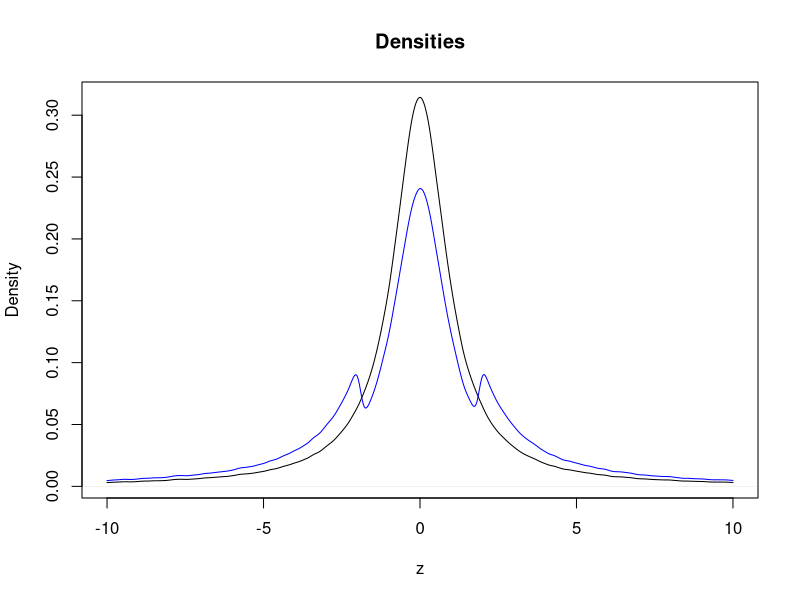
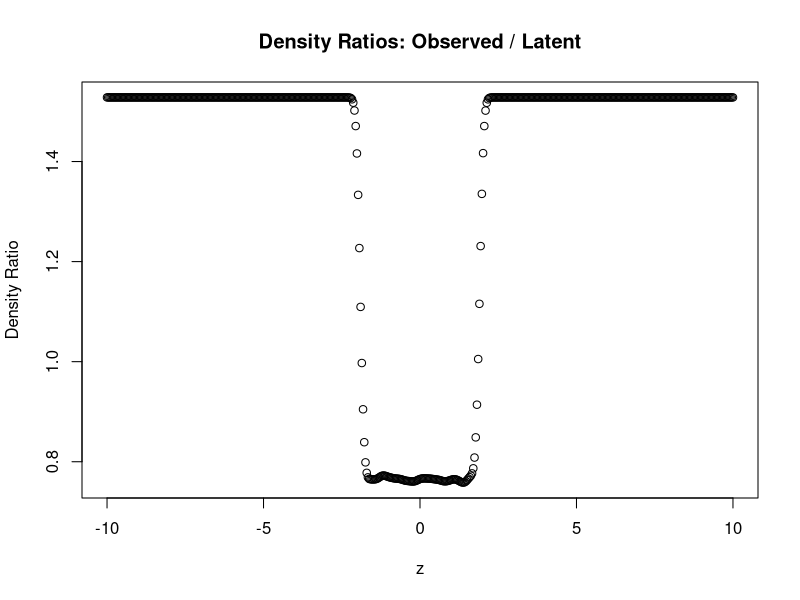
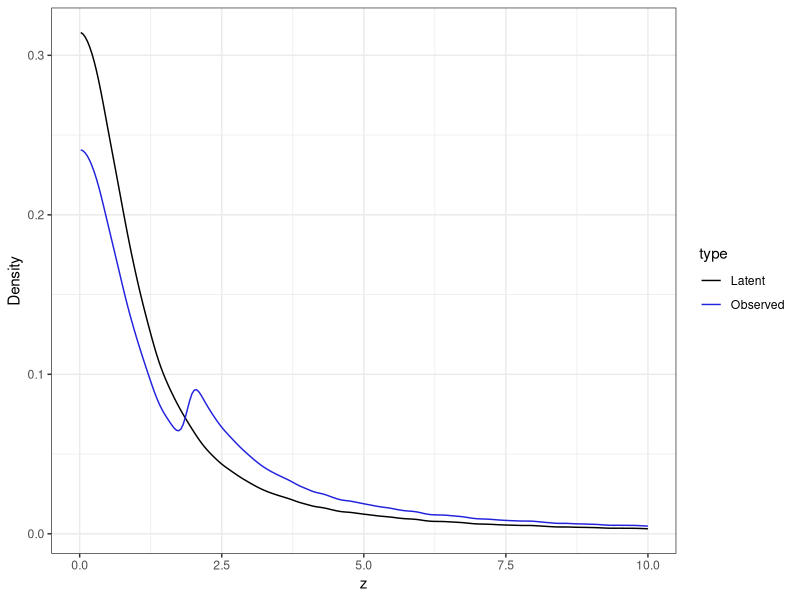
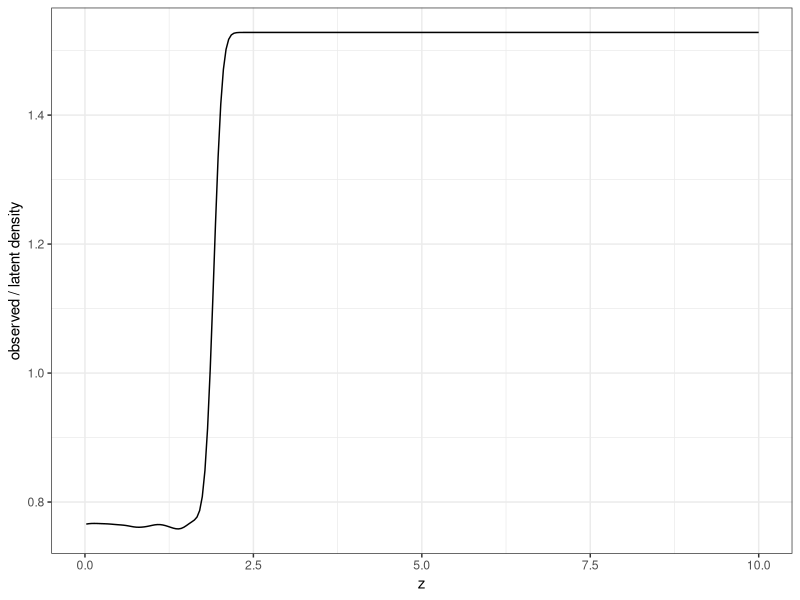

The R script that drew these images, in order:
## ---- chunk 1
library(here)
knitr::opts_chunk$set(echo = FALSE, error=TRUE, warn=FALSE, cache=FALSE, fig.width=5.5, fig.height=3.2,fig.path = here("Results/",""))

## ---- chunk 2
# Simulation study
n = 1000000

# Draw latent original z from t-distribution
# with 1 degree of freedom
z.org = rt(n,1)

# Observations with abs(z) <= 1.9 will be omited
# with 50% probability due to publication bias
omit.prob = 0.5
keep = runif(n) >= omit.prob | abs(z.org) > 1.9
z.obs = z.org[keep]

# Compute and plot original and observed densities
max.z = 10
dens.org = density(z.org, from=-max.z,to=max.z, bw=0.1)
dens.obs = density(z.obs, from=-max.z,to=max.z, bw=0.1)

library(ggplot2)
plot(dens.org, main="Densities", xlab="z")
lines(dens.obs, col="blue")
## ---- chunk 3
dens.ratio = dens.obs$y / dens.org$y
plot(dens.org$x, dens.ratio,
     main="Density Ratios: Observed / Latent",
     xlab="z", ylab="Density Ratio")
## ---- chunk 4
library(dplyr); library(ggplot2)
df = bind_rows(
  tibble(type="Latent", z = dens.org$x, Density= dens.org$y),
  tibble(type="Observed", z = dens.obs$x, Density= dens.obs$y)
)
colors = c("#000000","#2222dd")
ggplot(df, aes(x=z,y=Density, color=type)) + 
  geom_line() + theme_bw() +
  xlim(0, 10) +
  scale_color_manual(values=colors) 

## ---- chunk 5
library(dplyr); library(ggplot2)
df = tibble(z = dens.org$x, `Density Ratio`= dens.obs$y / dens.org$y)
ggplot(df, aes(x=z,y=`Density Ratio`)) + 
  geom_line() + theme_bw() +
  xlim(0, 10) + ylab("observed / latent density")
  scale_color_manual(values=colors) 

